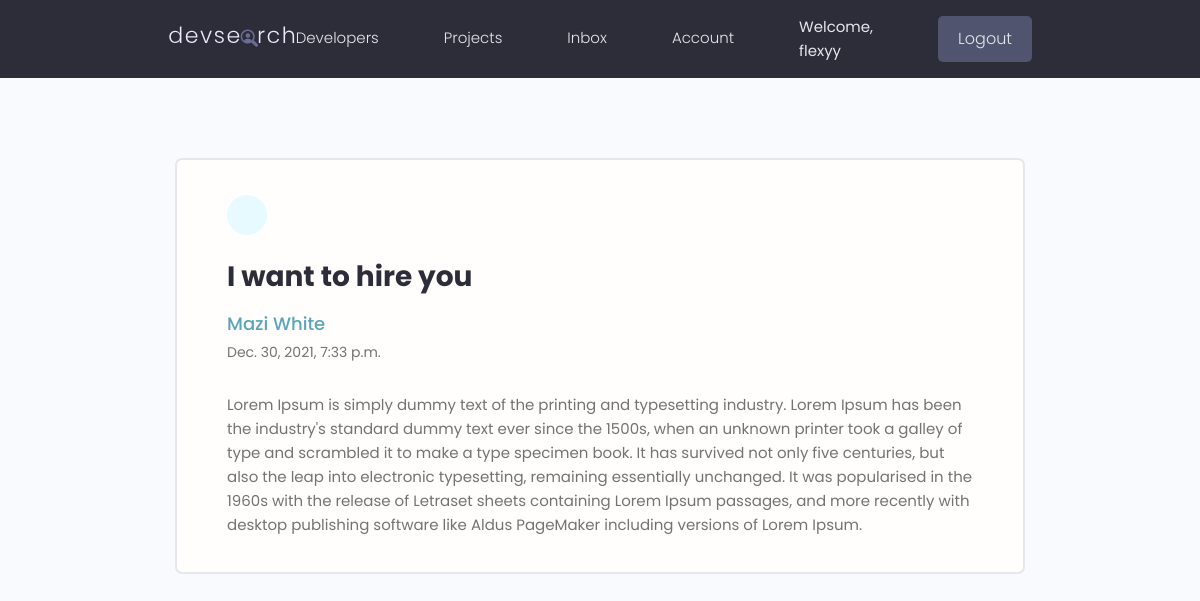
Screenshot of /message/8a987e4f-4543-4801-9626-7b6c7676dc1f/ (signed in) with the database file from the repository.
### users/models.py (models this page shows, shortened)
class Message(models.Model):
    sender = models.ForeignKey(Profile, on_delete=models.SET_NULL, null=True, blank=True)
    recipient = models.ForeignKey(Profile, on_delete=models.SET_NULL, null=True, blank=True, related_name="messages")
    name = models.CharField(max_length=200, null=True, blank=True)
    email = models.EmailField(max_length=200, null=True, blank=True)
    subject = models.CharField(max_length=200, null=True, blank=True)
    body = models.TextField()
    is_read = models.BooleanField(default=False, null=True)
    created_at = models.DateTimeField(auto_now_add=True)
    id = models.UUIDField(default=uuid.uuid4, unique=True, primary_key=True, editable=False)
    class Meta:
        ordering = ['is_read', '-created_at']

### users/views.py (the view)
# urls.py: path('message/<str:pk>/', views.viewMessage, name="message"),
@login_required(login_url='login')
def viewMessage(request, pk):
    profile = request.user.profile
    message = profile.messages.get(id=pk)
    if message.is_read == False:
        message.is_read = True
        message.save()
    context = {
        'message' : message
    }
    return render(request, 'users/message.html', context)

### users/templates/users/message.html (shortened to what this page needs)
{% extends 'main.html' %}
{% block content %}
  <main class="messagePage my-xl">
    <div class="content-box">
      <div class="message">
        <a class="backButton" href="{% url 'inbox' %}"></a>
        <h2 class="message__subject">{{message.subject}}</h4>
          {% if message.sender %}
          <a href="{% url 'user-profile' message.sender.id %}" class="message__author">{{message.name}}</a>
          {% else %}
          <p class="message__author">{{message.name}}</p>
          {%endif%}
          <p class="message__date">{{message.created_at}}</p>
          <div class="message__body">
            {{message.body|linebreaksbr}}
          </div>
      </div>
    </div>
  </main>
  {% endblock content %}

### templates/navbar.html (shortened to what this page needs)
{% load static %}
<header class="header">
    <div class="container container--narrow">
      <a href="{% url 'profiles' %}" class="header__logo">
        <img src="{% static 'images/logo.svg' %}" alt="DevSearch Logo" />
      </a>
      <nav class="header__nav">
        <ul class="header__menu">
          <li class="header__menuItem"><a href="{% url 'profiles' %}">Developers</a></li>
          <li class="header__menuItem"><a href="{% url 'projects' %}">Projects</a></li>
          {% if request.user.is_authenticated %}
          <li class="header__menuItem"><a href="{% url 'inbox' %}">Inbox</a></li>
          <li class="header__menuItem"><a href="{% url 'account' %}">Account</a></li>
          <li class="header__menuItem" style="color: #e5e7eb;">Welcome, {{request.user.username}} </a></li>
          <li class="header__menuItem"><a href="{% url 'logout' %}" class="btn btn--sub">Logout</a></li>
          {% else %}
          <li class="header__menuItem"><a href="{% url 'login' %}" class="btn btn--sub">Login/Sign Up</a></li>
          {% endif %}
        </ul>
      </nav>
    </div>
  </header>

### static/styles/app.css (style rules this page uses)
:root { --color-sub: #2d2d39; }
.btn--sub { background-color: var(--color-sub-light); }
img { width: 100%; }
.content-box { width: 95%; max-width: 85rem; margin: 0 auto; }
.header { position: sticky; z-index: 111; background-color: var(--color-sub); padding: 1.5rem 0; }
.header > .container { display: flex; justify-content: space-between; align-items: center; }
.header__logo > img { height: 3.8rem; }
.header__nav > ul { display: inline-flex; align-items: center; list-style: none; gap: 6.5rem; }
.header__menuItem > a { color: var(--color-light); font-weight: 300; }
.message { padding: 2.5rem 0; }
.message > a { display: flex; gap: 1rem; }
.message__author, .message__date { flex-basis: 25%; }
.message__subject { flex-basis: 50%; }
.message__date { text-align: right; }
.messagePage .message { list-style: none; background: var(--color-white); padding: 3.5rem 5rem; border: 2px solid var(--color-light); border-radius: 0.7rem; }
.messagePage .message__subject { font-size: 2.8rem; color: var(--color-sub); margin-bottom: 1rem; margin-top: 2rem; }
.messagePage .message__author { font-size: 1.8rem; font-weight: 500; }
.messagePage .message__date { font-size: 1.4rem; font-weight: 400; text-align: left; margin-bottom: 3rem; }
.backButton { background: var(--color-main-light); color: var(--color-main); width: 4rem; height: 4rem; display: flex; align-items: center; justify-content: center; border-radius: 50%; }

### static/uikit/styles/modules/_variables.css (style rules this page uses)
:root { --color-main: #5aa5b9; --color-main-light: #e6faff; --color-sub: #3f4156; --color-sub-light: #51546e; --color-sub-lighter: #ededfd; --color-text: #737373; --color-gray: #8b8b8b; --color-light: #e5e7eb; --color-light-gray: #767676; --color-bg: #f8fafd; --color-white: #fffefd; --color-white-light: #f3f3f3; --color-success: #359e64; --color-success-bg: #def8e8; --color-error: #fc4b0b; --color-error-bg: #fff2ee; --font-base: 'Poppins', arial, helvetica, 'Segoe UI', roboto, ubuntu, sans-serif; --font-monospace: 'Fira Code', 'Courier New', courier, monospace; --font-regular: 300; --font-medium: 500; --font-bold: 700; --generic-shadow: 1px 1px 5px #00000010; --generic-transition: all 0.3s ease-in-out; }

### static/uikit/styles/modules/_base.css (style rules this page uses)
* { margin: 0; padding: 0; box-sizing: border-box; text-rendering: optimizeLegibility; color: inherit; font-size: inherit; }
html { font-size: 50%; }
@media only screen and (min-width: 480px) { html { font-size: 56.25%; } }
@media only screen and (min-width: 1200px) { html { font-size: 62.5%; } }
body { line-height: 1.6; font-weight: 400; font-size: 1.5rem; color: var(--color-text); background-color: var(--color-bg); min-height: 100vh; }

### static/uikit/styles/modules/_typography.css (style rules this page uses)
* { font-family: var(--font-base); }
h2 { font-size: 3.6rem; font-weight: var(--font-bold); }
p, span, strong { font-size: 1.6rem; color: var(--color-text); font-weight: var(--font-regular); }
a { padding-bottom: 2px; text-decoration: none; display: inline-block; color: var(--color-main); font-weight: var(--font-medium); }

### static/uikit/styles/modules/_utilities.css (style rules this page uses)
.container { width: 92%; max-width: 165rem; margin: 0 auto; box-sizing: border-box; }
.container--narrow { width: 92%; max-width: 120rem; }
@media screen and (min-width: 1000px) { .container { width: 90%; } }
@media screen and (min-width: 1000px) { .container--narrow { width: 85%; } }
@media screen and (min-width: 1200px) { .container { width: 80%; } }
@media screen and (min-width: 1200px) { .container--narrow { width: 72%; } }
.my-xl { margin: 8rem auto; }

### static/uikit/styles/modules/_button.css (style rules this page uses)
.btn { display: inline-block; position: relative; cursor: pointer; background-color: var(--color-light); font-weight: var(--font-medium); color: var(--color-sub); text-decoration: none; padding: 1rem 2rem; border-radius: 0.5rem; border: none; width: -webkit-fit-content; width: -moz-fit-content; width: fit-content; height: -webkit-fit-content; height: -moz-fit-content; height: fit-content; font-size: 1.6rem; outline-width: 0; outline-color: transparent; -webkit-backface-visibility: hidden; backface-visibility: hidden; transition: all 0.3s ease-in-out; }
.btn--sub { background-color: var(--color-sub); color: var(--color-white); }

### rows the page displays
Message: subject "I want to hire you", name "Mazi White", created_at "Dec. 30, 2021, 7:33 p.m.", body "Lorem Ipsum is simply dummy text of the printing and typesetting industry. Lorem Ipsum has been the industry's standard dummy text ever since the 1500s, when an unknown printer took a galley of type and scrambled it to make a type specimen book. It has survived not only five centuries, but also the leap into electronic typesetting, remaining essentially unchanged. It was popularised in the 1960s with the release of Letraset sheets containing Lorem Ipsum passages, and more recently with desktop publishing software like Aldus PageMaker including versions of Lorem Ipsum."

### other values shown
{{ request.user.username }} "flexyy"
